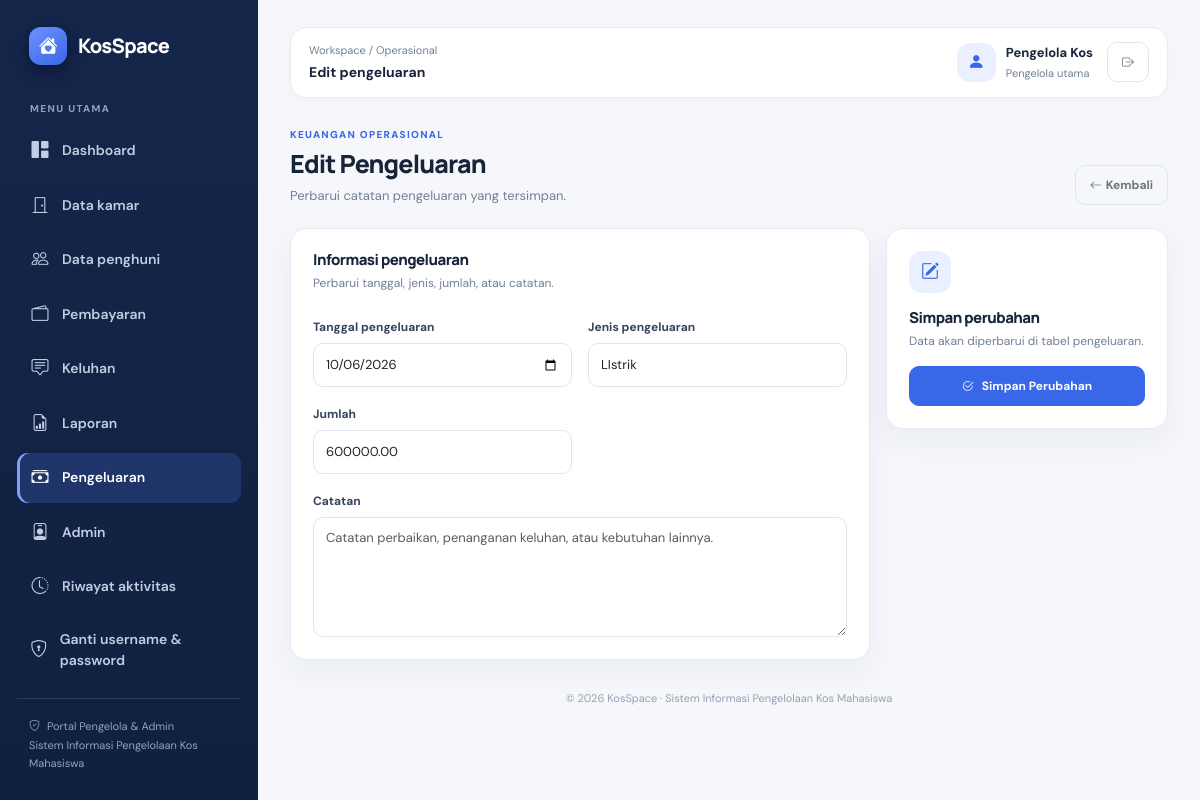
Screenshot of /admin/pengeluaran_edit.php?id=3 (signed in) with the database file from the repository.
### tables this page shows
CREATE TABLE `pengeluaran` (
  `id_pengeluaran` int(10) UNSIGNED NOT NULL,
  `tanggal_pengeluaran` date NOT NULL,
  `jenis_pengeluaran` varchar(100) NOT NULL,
  `jumlah` decimal(12,2) NOT NULL,
  `catatan` text DEFAULT NULL,
  `id_user` int(10) UNSIGNED DEFAULT NULL,
  `created_at` timestamp NOT NULL DEFAULT current_timestamp(),
  `updated_at` timestamp NOT NULL DEFAULT current_timestamp() ON UPDATE current_timestamp()
);

### includes/auth.php (called while the page is built, shortened)
<?php
function isPengelolaUtama(): bool
{
    return ($_SESSION['role'] ?? '') === 'pengelola';
}
?>

### admin/pengeluaran_edit.php (the view, shortened to what this page needs)
<?php
require_once __DIR__ . '/../includes/auth.php';
require_once __DIR__ . '/../config/database.php';
$id = filter_input(INPUT_GET, 'id', FILTER_VALIDATE_INT);
$q = $pdo->prepare('SELECT * FROM pengeluaran WHERE id_pengeluaran=:id');
$q->execute(['id'=>$id]);
$data = $q->fetch();
function ePengeluaranForm($v): string { return htmlspecialchars((string)$v, ENT_QUOTES, 'UTF-8'); }
?>
<!doctype html><html lang="id"><head><meta charset="utf-8"><meta name="viewport" content="width=device-width,initial-scale=1"><title>Edit Pengeluaran | KosSpace</title><link href="https://cdn.jsdelivr.net/npm/bootstrap@5.3.3/dist/css/bootstrap.min.css" rel="stylesheet"><link href="https://cdn.jsdelivr.net/npm/bootstrap-icons@1.11.3/font/bootstrap-icons.min.css" rel="stylesheet"><link href="../assets/css/app.css" rel="stylesheet"></head><body><div class="app-shell d-flex"><?php include __DIR__.'/../includes/admin_sidebar.php'; ?><main class="app-main"><header class="topbar"><div><div class="topbar-kicker">Workspace / Operasional</div><div class="topbar-title">Edit pengeluaran</div></div><div class="user-chip"><div class="avatar"><i class="bi bi-person-fill"></i></div><div class="d-none d-sm-block"><div class="user-name"><?=ePengeluaranForm($_SESSION['nama']??'Pengelola')?></div><div class="user-role"><?=isPengelolaUtama()?'Pengelola utama':'Admin'?></div></div><a href="../logout.php" class="btn btn-outline-secondary ms-1"><i class="bi bi-box-arrow-right"></i></a></div></header><section class="page-heading"><div><div class="eyebrow">Keuangan operasional</div><h1>Edit Pengeluaran</h1><p>Perbarui catatan pengeluaran yang tersimpan.</p></div><a href="pengeluaran.php" class="btn btn-outline-secondary"><i class="bi bi-arrow-left me-1"></i>Kembali</a></section><?php if($error):?><div class="alert alert-danger"><i class="bi bi-exclamation-circle me-2"></i><?=ePengeluaranForm($error)?></div><?php endif;?><form method="post"><input type="hidden" name="csrf_token" value="<?=ePengeluaranForm($_SESSION['csrf_token'])?>"><div class="row g-3"><div class="col-lg-8"><section class="panel"><h2 class="panel-title">Informasi pengeluaran</h2><div class="panel-subtitle mb-4">Perbarui tanggal, jenis, jumlah, atau catatan.</div><div class="row g-3"><div class="col-md-6"><label class="form-label">Tanggal pengeluaran</label><input type="date" name="tanggal_pengeluaran" class="form-control" value="<?=ePengeluaranForm($data['tanggal_pengeluaran'])?>" required></div><div class="col-md-6"><label class="form-label">Jenis pengeluaran</label><input type="text" name="jenis_pengeluaran" maxlength="100" class="form-control" value="<?=ePengeluaranForm($data['jenis_pengeluaran'])?>" required></div><div class="col-md-6"><label class="form-label">Jumlah</label><input type="number" min="1" step="1" name="jumlah" class="form-control" value="<?=ePengeluaranForm($data['jumlah'])?>" required></div><div class="col-12"><label class="form-label">Catatan</label><textarea name="catatan" class="form-control" rows="5" placeholder="Catatan perbaikan, penanganan keluhan, atau kebutuhan lainnya."><?=ePengeluaranForm($data['catatan']??'')?></textarea></div></div></section></div><div class="col-lg-4"><section class="panel"><span class="stat-icon icon-blue mb-3"><i class="bi bi-pencil-square"></i></span><h2 class="panel-title">Simpan perubahan</h2><div class="panel-subtitle mb-3">Data akan diperbarui di tabel pengeluaran.</div><button class="btn btn-primary w-100" type="submit"><i class="bi bi-check2-circle me-2"></i>Simpan Perubahan</button></section></div></div></form><footer class="app-footer">&copy; <?=date('Y')?> KosSpace · Sistem Informasi Pengelolaan Kos Mahasiswa</footer></main></div></body></html>

### assets/css/app.css (style rules this page uses)
:root { --ks-navy:#15264b;--ks-navy-2:#1c3565;--ks-blue:#3867e8;--ks-blue-soft:#eaf0ff;--ks-bg:#f5f7fb;--ks-card:#fff;--ks-text:#18243a;--ks-muted:#718096;--ks-border:#e6ebf3;--ks-green:#138a63;--ks-shadow:0 12px 32px rgba(22,39,73,.055) }
* { box-sizing:border-box }
body { margin:0;background:var(--ks-bg);color:var(--ks-text);font-family:'DM Sans',system-ui,sans-serif;font-size:14px }
h1,h2,h3,h4,h5,h6,.brand,.stat-value { font-family:'Manrope','DM Sans',sans-serif;letter-spacing:-.035em }
a { text-decoration:none }
.app-shell { min-height:100vh }
.app-main { min-width:0;flex:1;padding:27px 32px 25px }
.topbar { display:flex;align-items:center;justify-content:space-between;gap:16px;background:#fff;border:1px solid var(--ks-border);border-radius:16px;padding:14px 18px;margin-bottom:29px;box-shadow:0 3px 14px rgba(22,39,73,.025) }
.topbar-kicker { font-size:11px;color:var(--ks-muted);margin-bottom:3px }
.topbar-title { font-size:14px;font-weight:700 }
.user-chip { display:flex;align-items:center;gap:10px }
.avatar { width:39px;height:39px;display:grid;place-items:center;border-radius:13px;background:var(--ks-blue-soft);color:var(--ks-blue);font-size:17px;font-weight:800;flex-shrink:0 }
.user-name { font-weight:700;font-size:13px }
.user-role { color:var(--ks-muted);font-size:11px;margin-top:2px }
.page-heading { display:flex;align-items:flex-end;justify-content:space-between;gap:15px;margin-bottom:23px }
.page-heading h1 { font-size:25px;font-weight:800;margin:0 0 7px }
.page-heading p { margin:0;color:var(--ks-muted);font-size:13px }
.eyebrow { color:var(--ks-blue);font-size:10px;text-transform:uppercase;letter-spacing:.13em;font-weight:800;margin-bottom:7px }
.panel,.stat-card { background:var(--ks-card);border:1px solid var(--ks-border);border-radius:17px;box-shadow:var(--ks-shadow) }
.panel { padding:22px }
.panel-title { font-size:15px;font-weight:800;margin:0 }
.panel-subtitle { color:var(--ks-muted);font-size:12px;margin-top:5px }
.stat-icon { width:42px;height:42px;border-radius:13px;display:grid;place-items:center;font-size:18px }
.icon-blue { background:#eaf0ff;color:#3867e8 }
.btn { border-radius:10px;font-weight:700;font-size:12px;padding:10px 14px }
.btn-primary { background:var(--ks-blue);border-color:var(--ks-blue) }
.btn-outline-secondary,.btn-outline-danger { border-color:#dfe5ef }
.form-control,.form-select { border-color:#dfe5ef;border-radius:10px;min-height:44px;font-size:13px;padding:10px 12px }
.form-label { font-size:12px;font-weight:700;color:#35445e;margin-bottom:7px }
.app-footer { text-align:center;color:#94a0b3;font-size:11px;margin-top:30px }

### rows the page displays
pengeluaran: tanggal_pengeluaran "10/06/2026", jenis_pengeluaran "LIstrik", jumlah "600000.00"

### other values shown
ePengeluaranForm($_SESSION['nama']??'Pengelola') "Pengelola Kos"
